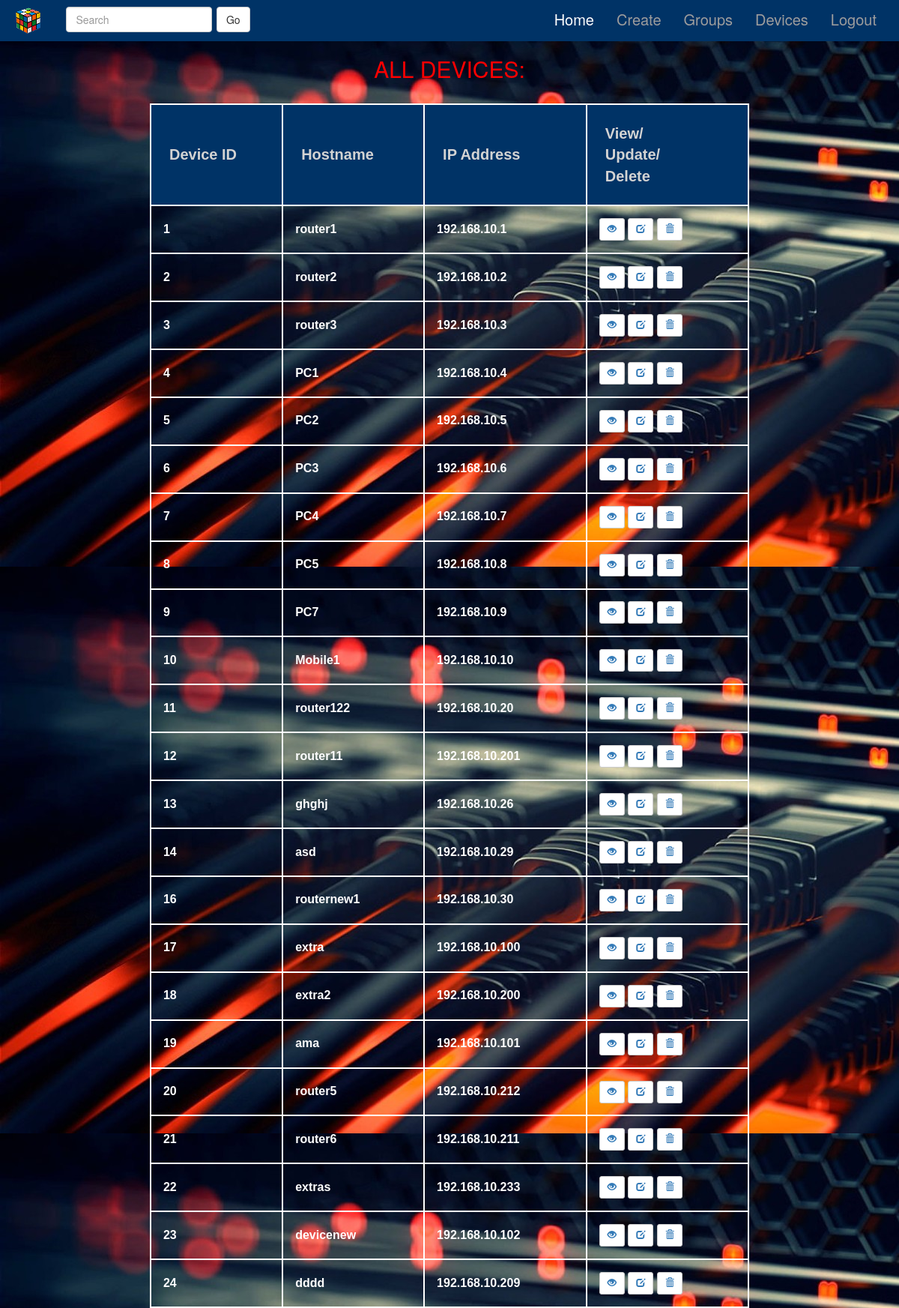
The app's page /Inventory/devices/ with its own data.
### Inventory/models.py (models this page shows, shortened)
class Device(models.Model):
    IP_Address = models.GenericIPAddressField(unique=True)
    hostname = models.CharField(max_length=30, unique=True)
    devicegroups = models.ManyToManyField(DeviceGroup, blank=True)

### Inventory/views.py (the view)
# urls.py: path('devices/', views.DeviceIndex.as_view(), name="device_index"),
class DeviceIndex(generic.ListView):
    template_name = "Inventory/device_index.html"
    def get_queryset(self):
        return Device.objects.all()

### Inventory/templates/Inventory/device_index.html (shortened to what this page needs)
{% extends 'Inventory/base.html' %}
{% block body %}
    <h2> ALL DEVICES: </h2><br>
    <table>
        <tr>
    		<th>Device ID</th>
    		<th>Hostname</th>
    		<th>IP Address</th>
			<th>View/<br>Update/<br>Delete</th>
    	</tr>
            {% for dev in object_list %}
            <tr>
            	<td> {{ dev.id }} </td>
                <td> {{ dev.hostname }} </td>
            	<td>{{ dev.IP_Address }}</td>
                <td>
						<button type="submit" class="btn btn-default btn-sm">
							<a href="{% url 'device_detail' dev.id %}">
							<span class="glyphicon glyphicon-eye-open"></span></a>
						</button>
						<button type="submit" class="btn btn-default btn-sm">
							<a href="{% url 'update-device' dev.id %}">
							<span class="glyphicon glyphicon-edit"></span></a>
						</button>
						<button type="submit" class="btn btn-default btn-sm">
							<a href="{% url 'delete-device' dev.id %}">
							<span class="glyphicon glyphicon-trash"></span></a>
						</button>
					</td>
            </tr>
            {% endfor %}
        </table>
{% endblock %}

### Inventory/templates/Inventory/base.html (shortened to what this page needs)
<!DOCTYPE html>
<html lang="en">
<head>
    <link rel="stylesheet" href="https://maxcdn.bootstrapcdn.com/bootstrap/3.3.7/css/bootstrap.min.css"/>
    {% load staticfiles %}
    <link rel="stylesheet" type="text/css" href="{% static 'Inventory/style.css' %}" />
</head>
<body>
    <nav class="navbar navbar-inverse" id="mynavbar">
    <div class="container-fluid">
		<div class="navbar-header" disabled>
            <a class="navbar-brand" href="#"><img src="{% static 'Inventory/images/cube.png' %}"></a>
		</div>
    <div class="collapse navbar-collapse navHeaderCollapse" id="NavBarToggle">
        <ul class="nav navbar-nav navbar-right">
		    <li class="active"><a href="{% url 'home' %}">Home</a> </li>
            <li class= "dropdown">
				<a href="#"class= "dropdown-toggle" data-toggle= "dropdown">Create</a>
			</li>
            <li><a href="{% url 'index' %}">Groups</a> </li>
		    <li><a href="{% url 'device_index' %}">Devices</a> </li>
		    <li><a href="{% url 'logout' %}">Logout</a> </li>
        </ul>
        <form class="navbar-form navbar-left" role="search" method="GET" action="{% url 'search'  %}">
            <div class="form-group">
                <input type="text" class="form-control" name="q" value="{{ request.GET.q }}" placeholder="Search"/>
                <button type="submit" class="btn btn-default" >Go</button>
            </div>
        </form>
    </div>
    </div>
</nav>
{% block body %}
{% endblock %}
</body>
</html>

### Inventory/static/Inventory/style.css (style rules this page uses)
body { background: white url('images/Networking-background.jpg'); color: blue; margin:0; border: 0; }
h2 { text-align: center; color: red; }
table, th, td { border: 2px solid white; color: white; padding: 2% 2%; font-size: 16px; }
th { background-color: rgb(0, 51, 102); color: lightgrey; font-size: 20px; padding: 3% 3%; }
table { margin-right: auto; margin-left: auto; width: 800px; font-size: 16px; font-weight: bold; font-family: Arial; align-items: center; }
#mynavbar { margin-bottom:0; border-radius: 0; border: 0; background-color: rgb(0, 51, 102); padding: 0.1% 0; font-size: 2rem; color: white }
.navbar-header { color: white; font-size: 2rem; padding:0.1% 1%; text-transform: Uppercase; }
.navbar-brand { float:left; min-height: 30px; padding: 5px 5px; }
a { align: center; }
.navbar-inverse .navbar-nav .active a, .navbar-inverse .navbar-nav .active a:focus, .navbar-inverse .navbar-nav .active a:hover { background-color:rgb(0, 51, 102); }
.dropdown { position: absolute; }

### records on screen
Device: id "1", hostname "router1", IP_Address "192.168.10.1"
Device: id "2", hostname "router2", IP_Address "192.168.10.2"
Device: id "3", hostname "router3", IP_Address "192.168.10.3"
Device: id "4", hostname "PC1", IP_Address "192.168.10.4"
Device: id "5", hostname "PC2", IP_Address "192.168.10.5"
Device: id "6", hostname "PC3", IP_Address "192.168.10.6"
Device: id "7", hostname "PC4", IP_Address "192.168.10.7"
Device: id "8", hostname "PC5", IP_Address "192.168.10.8"
Device: id "9", hostname "PC7", IP_Address "192.168.10.9"
Device: id "10", hostname "Mobile1", IP_Address "192.168.10.10"
Device: id "11", hostname "router122", IP_Address "192.168.10.20"
Device: id "12", hostname "router11", IP_Address "192.168.10.201"
Device: id "13", hostname "ghghj", IP_Address "192.168.10.26"
Device: id "14", hostname "asd", IP_Address "192.168.10.29"
Device: id "16", hostname "routernew1", IP_Address "192.168.10.30"
Device: id "17", hostname "extra", IP_Address "192.168.10.100"
Device: id "18", hostname "extra2", IP_Address "192.168.10.200"
Device: id "19", hostname "ama", IP_Address "192.168.10.101"
Device: id "20", hostname "router5", IP_Address "192.168.10.212"
Device: id "21", hostname "router6", IP_Address "192.168.10.211"
Device: id "22", hostname "extras", IP_Address "192.168.10.233"
Device: id "23", hostname "devicenew", IP_Address "192.168.10.102"
Device: id "24", hostname "dddd", IP_Address "192.168.10.209"
